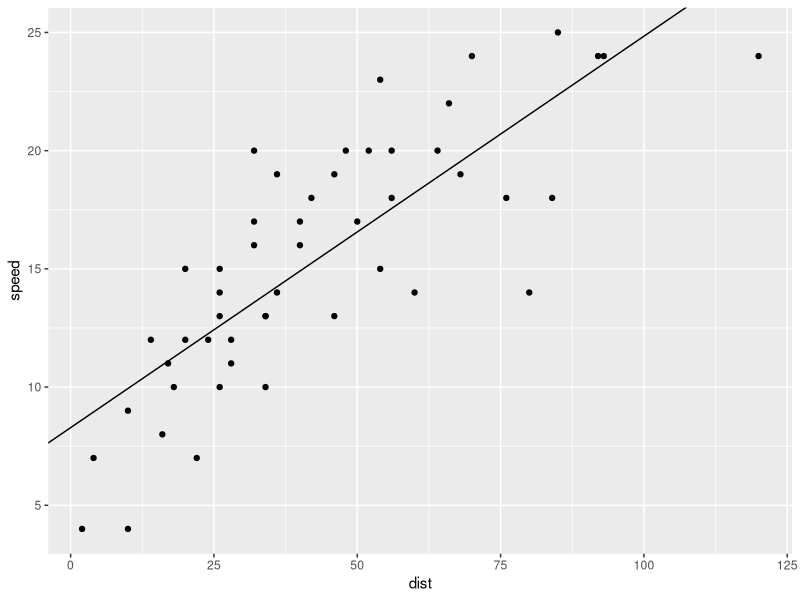
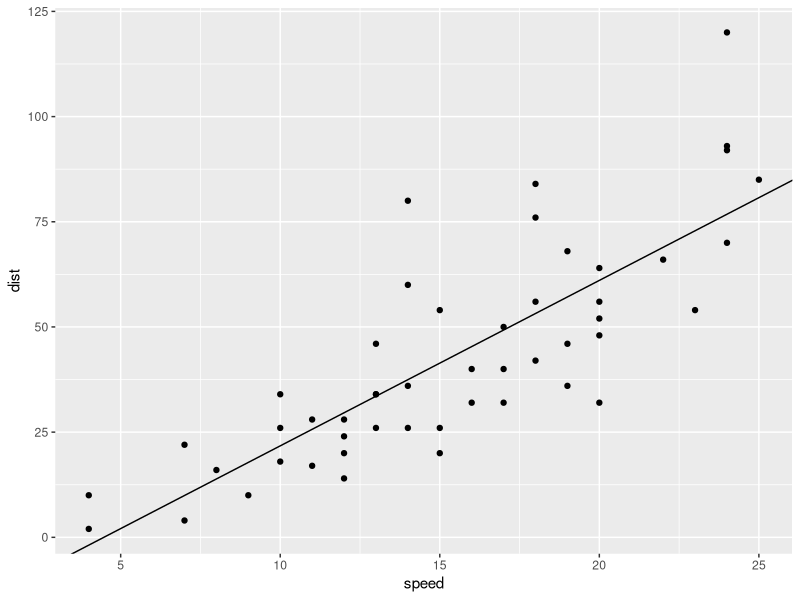

These charts were generated, in order, by the following R code:
## ---- chunk 1
knitr::opts_chunk$set(cache = TRUE,        ## Activates caching
                      autodep = TRUE,      ## Activates object analysis  
                      .__timeit = TRUE)    ## Activates chunk timing
library(ggplot2)    ## Required for this example
## Uncomment the following to get chunk timings cached
## no matter how the document is knitted.
## knitrflow::set_hooks()  
## ---- chunk 2
cars_lm <- lm(speed ~ dist, data = cars)
## ---- chunk 3
summary(cars_lm)
cars_coef <- coef(cars_lm)
Sys.sleep(0.1)  ## To test the timing of the chunk
## ---- chunk 4
qplot(dist, speed, data = cars) + 
  geom_abline(intercept = cars_coef[1], slope = cars_coef[2])
## ---- chunk 5
cars_lm_rev <- lm(dist ~ speed, data = cars)
## ---- chunk 6
summary(cars_lm_rev)
cars_coef <- coef(cars_lm_rev)
Sys.sleep(0.3)  ## To test the timing of the chunk
## ---- chunk 7
qplot(speed, dist, data = cars) + 
  geom_abline(intercept = cars_coef[1], slope = cars_coef[2])
## ---- chunk 8
coef(cars_lm)
c(- cars_coef[1], 1) / cars_coef[2]
## ---- chunk 9
## Uncomment the line below to save the flow graph data to a file.
## knitrflow::dataflow_graph(file = "flow.RData")
